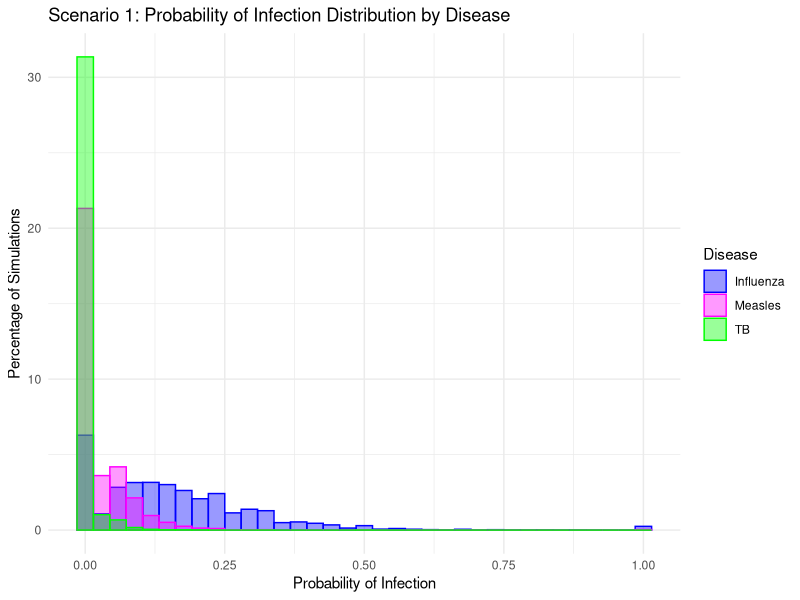
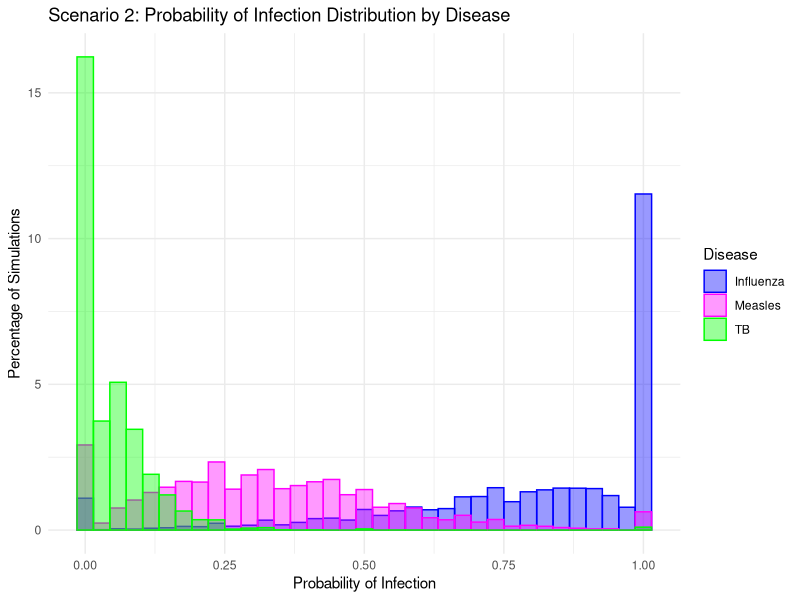
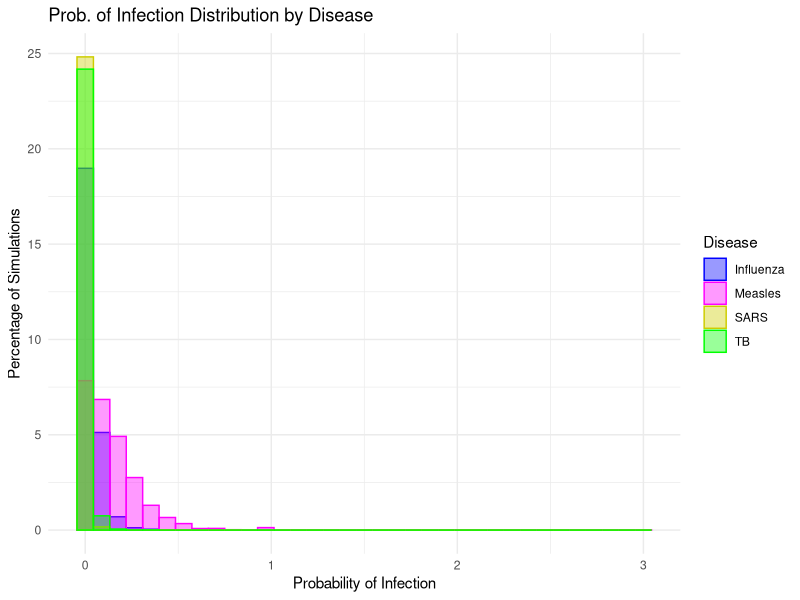

Source code (R) for these figures, in order:
## ---- chunk 1
set.seed(445)
knitr::opts_chunk$set(echo = FALSE)

library(dplyr)
library(stats)
library(tidyr)
library(tidyverse)
library(broom)
library(ggplot2)
library(tibble)
## ---- chunk 2
df_res <- data.frame(Disease = c("TB", "Flu", "Measles"), Original = c(0.0034,0.0262, 0.1349), Replicated = c(0.003132782,0.02585549,0.1359248))

df_res
## ---- chunk 3
better_monte <- function(m = 10000, dis_quanta, quanta_sd, room_vol = 132, 
                         infected_individuals = 1, ACH = 4){ 
  probability_inf <- numeric(m)
  num_new_infect <- numeric(m)
  sus_persons <- numeric(m)

  for(i in 1:m) {
    
    p_2 <- max(rnorm(1, mean = 0.48, sd = 0.20), 0)
    phi_2 <- max(rnorm(1, mean = dis_quanta, sd = quanta_sd),0)
    t_2 <- max(rnorm(1, mean = 0.5, sd = 0.167), 0)
    S0 <- max(round(rnorm(1, mean = 19, sd = 10)),1)
    
    q_2 <- infected_individuals * phi_2
 
    nucci <- ((p_2*q_2)/room_vol) * 
      ((ACH * t_2 + exp(-ACH * 
                                      t_2) -1) / (ACH^2))
    
    S_t <- S0 * exp(-nucci)
    
    exp_inf <- S0 - S_t
    inf <- rpois(1, lambda = exp_inf)
    
    sus_prob <- inf / S0
    
    probability_inf[i] <- sus_prob
    num_new_infect[i] <- inf
    sus_persons[i] <- S_t
  }
  
  results <- return(list(prob = probability_inf,
              infections = num_new_infect,
              survivors = sus_persons,
              summary = list(mean_prob = mean(probability_inf),
                             mean_infections = mean(num_new_infect),
                             prob_quantiles = quantile(probability_inf, 
                                                       c(0.25, 0.5, 0.75, 
                                                         0.9, 0.95)),
                             inf_quantiles = quantile(num_new_infect, 
                                                      c(0.25, 0.5, 0.75, 
                                                       0.9, 0.95)))))

}

TB <- better_monte(10000, dis_quanta = 12.7, quanta_sd = 3.0,
                   room_vol = 132, infected_individuals = 1, 
                   ACH = 4)
mean(TB$prob)
TB_df <- data.frame(prob = TB$prob)

####
Influenza <- better_monte(10000, dis_quanta = 100, quanta_sd = 25.0,
                   room_vol = 132, infected_individuals = 1, 
                   ACH = 4)

mean(Influenza$prob)

####
Measles <- better_monte(10000, dis_quanta = 570, quanta_sd = 173.0,
                   room_vol = 132, infected_individuals = 1, 
                   ACH = 4)

mean(Measles$prob)

###
SARS <- better_monte(10000, dis_quanta = 2.7, quanta_sd = 1.2,
                   room_vol = 132, infected_individuals = 1, 
                   ACH = 4)
## ---- chunk 4

scenario_monte <- function(m = 10000, dis_quantaS, quanta_sdS, room_vol = 300, 
                         infected_individuals = 1, ACH = 4, t_scen = max(rnorm(1, mean = 1, sd = 0.167))){ 
  prob_inf <- numeric(m)
  num_infec <- numeric(m)
  sus_per <- numeric(m)

  for(i in 1:m) {
    
    p_scen <- max(rnorm(1, mean = 0.48, sd = 0.20), 0)
    phi_scen <- max(rnorm(1, mean = dis_quantaS, sd = quanta_sdS),0)
    S0_scen <- max(round(rnorm(1, mean = 19, sd = 10)),1)
    
    q_2_scen <- infected_individuals * phi_scen
 
    nucci_scen <- ((p_scen*q_2_scen)/room_vol) * 
      ((ACH * t_scen + exp(-ACH * t_scen) -1) / (ACH^2))
    
    S_t_scen <- S0_scen * exp(-nucci_scen)
    
    exp_inf_scen <- S0_scen - S_t_scen
    inf_scen <- rpois(1, lambda = exp_inf_scen)
    
    sus_prob_scen <- inf_scen / S0_scen
    
    prob_inf[i] <- sus_prob_scen
    num_infec[i] <- inf_scen
    sus_per[i] <- S_t_scen
  }
  
  return(list(prob = prob_inf,
              infections = num_infec,
              survivors = sus_per,
              summary = list(mean_prob = mean(prob_inf),
                             mean_infections = mean(num_infec),
                             prob_quantiles = quantile(prob_inf, 
                                                       c(0.25, 0.5, 0.75, 
                                                         0.9, 0.95)),
                             inf_quantiles = quantile(num_infec, 
                                                      c(0.25, 0.5, 0.75, 
                                                        0.9, 0.95)))))

}

scenario_1 <- scenario_monte(10000, dis_quantaS = 12.7, quanta_sdS = 3.0,
                   room_vol = 300, infected_individuals = 1, 
                   ACH = 4, t_scen = max(rnorm(1, mean = 1, sd = 0.167)))

# The room volume is larger (300m^3 opposed to 132m^3). The exposure time is longer by 30 minutes (1 hr in total). There is still only one infected person in the room. Before hand, we predicted that the infection probability would decrease. 

scen1_TB <- scenario_monte(10000, dis_quanta = 12.7, quanta_sd = 3.0,
                   room_vol = 300, infected_individuals = 1, 
                   ACH = 4)
scen1_meas <- scenario_monte(10000, dis_quanta = 100, quanta_sd = 25.0,
                   room_vol = 300, infected_individuals = 1, 
                   ACH = 4)
scen1_flu <- scenario_monte(10000, dis_quanta = 570, quanta_sd = 173.0,
                   room_vol = 300, infected_individuals = 1, 
                   ACH = 4)

TB_df1 <- data.frame(prob=as.numeric(scen1_TB$prob), Disease="TB")
Meas_df1 <- data.frame(prob=as.numeric(scen1_meas$prob), Disease="Measles")
Flu_df1 <- data.frame(prob=as.numeric(scen1_flu$prob), Disease="Influenza")

comb_df1 <- rbind(TB_df1, Meas_df1, Flu_df1)
comb_df1$prob <- pmin(pmax(comb_df1$prob, 0),1)

ggplot(comb_df1, aes(x=prob, fill=Disease, color=Disease)) +
  geom_histogram(aes(y=..count.. / sum(..count..) * 100),
                 bins=35, position="identity", alpha=0.4) +
  labs(title="Scenario 1: Probability of Infection Distribution by Disease",
       x="Probability of Infection",
       y = "Percentage of Simulations") +
  scale_color_manual(values = c("TB" = "green", "Measles" = "magenta",
                               "Influenza"="blue")) +
  scale_fill_manual(values = c("TB" = "green", "Measles" = "magenta",
                               "Influenza"="blue")) +
  theme_minimal()
## ---- chunk 5
scen2_TB <- scenario_monte(10000, dis_quanta = 12.7, quanta_sd = 3.0,
                   room_vol = 50, infected_individuals = 2, 
                   ACH = 4)
scen2_meas <- scenario_monte(10000, dis_quanta = 100, quanta_sd = 25.0,
                   room_vol = 50, infected_individuals = 2, 
                   ACH = 4)
scen2_flu <- scenario_monte(10000, dis_quanta = 570, quanta_sd = 173.0,
                   room_vol = 50, infected_individuals = 2, 
                   ACH = 4)

TB_df2 <- data.frame(prob=as.numeric(scen2_TB$prob), Disease="TB")
Meas_df2 <- data.frame(prob=as.numeric(scen2_meas$prob), Disease="Measles")
Flu_df2 <- data.frame(prob=as.numeric(scen2_flu$prob), Disease="Influenza")

comb_df2 <- rbind(TB_df2, Meas_df2, Flu_df2)
comb_df2$prob <- pmin(pmax(comb_df2$prob, 0),1)

ggplot(comb_df2, aes(x=prob, fill=Disease, color=Disease)) +
  geom_histogram(aes(y=..count.. / sum(..count..) * 100),
                 bins=35, position="identity", alpha=0.4) +
  labs(title="Scenario 2: Probability of Infection Distribution by Disease",
       x="Probability of Infection",
       y = "Percentage of Simulations") +
  scale_color_manual(values = c("TB" = "green", "Measles" = "magenta",
                               "Influenza"="blue")) +
  scale_fill_manual(values = c("TB" = "green", "Measles" = "magenta",
                               "Influenza"="blue")) +
  theme_minimal()
## ---- chunk 6

TB_df$Disease <- "TB"
Measles_df <- data.frame(prob=Measles$prob, Disease = "Measles")
Influenza_df <- data.frame(prob=Influenza$prob, Disease = "Influenza")
SARS_df <- data.frame(prob=SARS$prob, Disease="SARS")

combined_df <- rbind(TB_df, Measles_df, Influenza_df, SARS_df)

ggplot(combined_df, aes(x=prob, fill=Disease, color=Disease)) +
  geom_histogram(aes(y= ..count.. / sum(..count..) * 100),
                  bins=35, position="identity", alpha=0.4) +
  labs(title="Prob. of Infection Distribution by Disease",
       x = "Probability of Infection",
       y = "Percentage of Simulations") +
  scale_color_manual(values = c("TB" = "green", "Measles" = "magenta",
                               "Influenza"="blue", "SARS"="yellow3")) +
  scale_fill_manual(values = c("TB" = "green", "Measles" = "magenta",
                               "Influenza"="blue", "SARS"="yellow3")) +
  theme_minimal()
